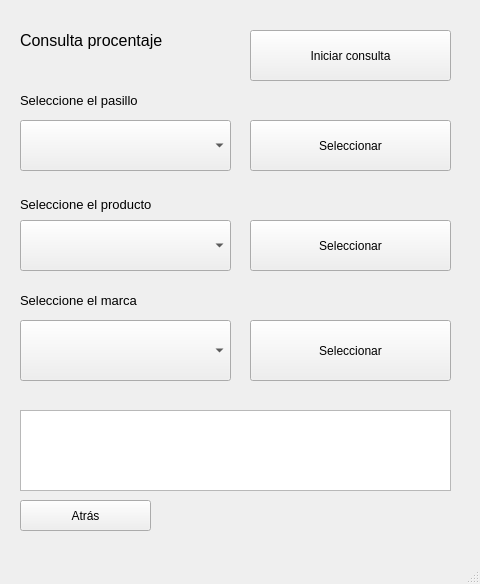
<?xml version="1.0" encoding="UTF-8"?>
<ui version="4.0">
 <class>window_query_percentage</class>
 <widget class="QMainWindow" name="window_query_percentage">
  <property name="geometry">
   <rect>
    <x>0</x>
    <y>0</y>
    <width>480</width>
    <height>584</height>
   </rect>
  </property>
  <property name="windowTitle">
   <string>MainWindow</string>
  </property>
  <widget class="QWidget" name="centralwidget">
   <widget class="QComboBox" name="halls">
    <property name="geometry">
     <rect>
      <x>20</x>
      <y>120</y>
      <width>211</width>
      <height>51</height>
     </rect>
    </property>
   </widget>
   <widget class="QPushButton" name="prodButton">
    <property name="geometry">
     <rect>
      <x>250</x>
      <y>220</y>
      <width>201</width>
      <height>51</height>
     </rect>
    </property>
    <property name="text">
     <string>Seleccionar</string>
    </property>
   </widget>
   <widget class="QPushButton" name="pushButton">
    <property name="geometry">
     <rect>
      <x>20</x>
      <y>500</y>
      <width>131</width>
      <height>31</height>
     </rect>
    </property>
    <property name="text">
     <string>Atrás</string>
    </property>
   </widget>
   <widget class="QPushButton" name="marcaButton">
    <property name="geometry">
     <rect>
      <x>250</x>
      <y>320</y>
      <width>201</width>
      <height>61</height>
     </rect>
    </property>
    <property name="text">
     <string>Seleccionar</string>
    </property>
   </widget>
   <widget class="QLabel" name="label_2">
    <property name="geometry">
     <rect>
      <x>20</x>
      <y>90</y>
      <width>211</width>
      <height>21</height>
     </rect>
    </property>
    <property name="font">
     <font>
      <pointsize>10</pointsize>
     </font>
    </property>
    <property name="text">
     <string>Seleccione el pasillo</string>
    </property>
   </widget>
   <widget class="QLabel" name="label_4">
    <property name="geometry">
     <rect>
      <x>20</x>
      <y>290</y>
      <width>211</width>
      <height>21</height>
     </rect>
    </property>
    <property name="font">
     <font>
      <pointsize>10</pointsize>
     </font>
    </property>
    <property name="text">
     <string>Seleccione el marca</string>
    </property>
   </widget>
   <widget class="QPushButton" name="pasilloButton">
    <property name="geometry">
     <rect>
      <x>250</x>
      <y>120</y>
      <width>201</width>
      <height>51</height>
     </rect>
    </property>
    <property name="text">
     <string>Seleccionar</string>
    </property>
   </widget>
   <widget class="QComboBox" name="prods">
    <property name="geometry">
     <rect>
      <x>20</x>
      <y>220</y>
      <width>211</width>
      <height>51</height>
     </rect>
    </property>
   </widget>
   <widget class="QLabel" name="label">
    <property name="geometry">
     <rect>
      <x>20</x>
      <y>20</y>
      <width>261</width>
      <height>41</height>
     </rect>
    </property>
    <property name="font">
     <font>
      <pointsize>12</pointsize>
     </font>
    </property>
    <property name="text">
     <string>Consulta procentaje</string>
    </property>
   </widget>
   <widget class="QComboBox" name="marca">
    <property name="geometry">
     <rect>
      <x>20</x>
      <y>320</y>
      <width>211</width>
      <height>61</height>
     </rect>
    </property>
   </widget>
   <widget class="QLabel" name="label_3">
    <property name="geometry">
     <rect>
      <x>20</x>
      <y>189</y>
      <width>211</width>
      <height>31</height>
     </rect>
    </property>
    <property name="font">
     <font>
      <pointsize>10</pointsize>
     </font>
    </property>
    <property name="text">
     <string>Seleccione el producto</string>
    </property>
   </widget>
   <widget class="QPushButton" name="start">
    <property name="geometry">
     <rect>
      <x>250</x>
      <y>30</y>
      <width>201</width>
      <height>51</height>
     </rect>
    </property>
    <property name="text">
     <string>Iniciar consulta</string>
    </property>
   </widget>
   <widget class="QListWidget" name="listWidget">
    <property name="geometry">
     <rect>
      <x>20</x>
      <y>410</y>
      <width>431</width>
      <height>81</height>
     </rect>
    </property>
   </widget>
  </widget>
  <widget class="QMenuBar" name="menubar">
   <property name="geometry">
    <rect>
     <x>0</x>
     <y>0</y>
     <width>480</width>
     <height>17</height>
    </rect>
   </property>
  </widget>
  <widget class="QStatusBar" name="statusbar"/>
 </widget>
 <resources/>
 <connections/>
</ui>
